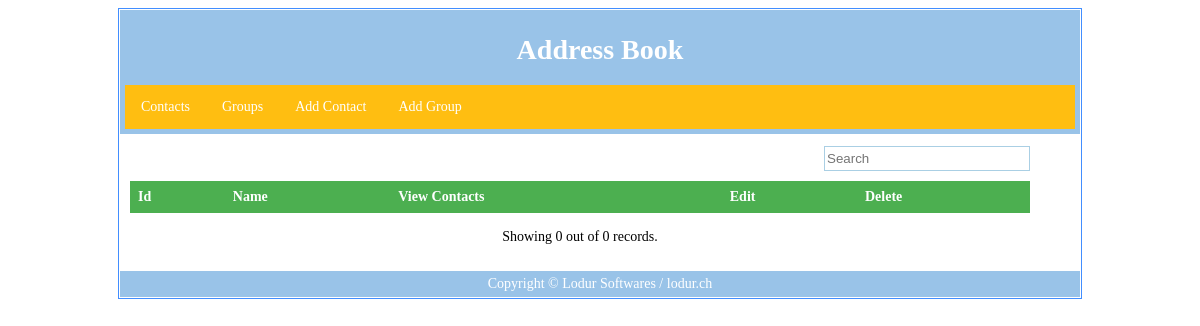
The app's page /index.php?control=group, older data.
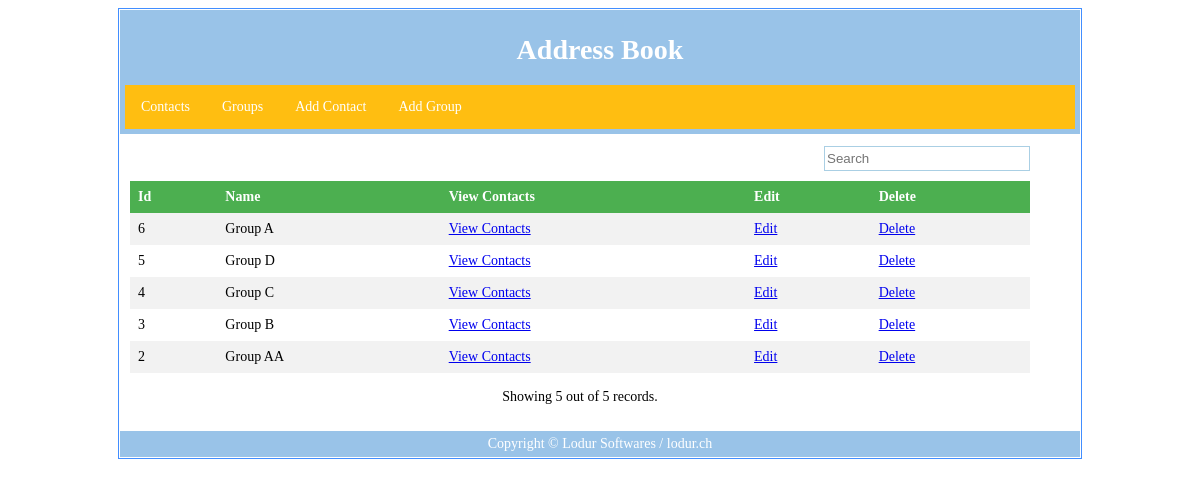
The same page, newer data.
### tables this page shows
CREATE TABLE `groups` (
  `id` int(10) UNSIGNED NOT NULL,
  `name` varchar(250) NOT NULL
);

### controller/group.php (called while the page is built, shortened)
<?php
include_once "modal/group.php";
$action = isset($_REQUEST['action']) ? $_REQUEST['action'] : '' ;
$display = [];
$group = new Group();
$groups = $group->getGroups();
switch ($action) {
    default:
        $display['table'] = 'tmpl/group/table.php';
}

### lib/pagination.php (called while the page is built, shortened)
<?php
    function getStart($limit) {
        $page = isset($_GET['page']) ? $_GET['page'] : 0;
        if ($page)
            return ($page - 1) * $limit;
        else
            return 0;
    }
?>

### lib/db.php (called while the page is built, shortened)
<?php
class DB {
    public function connect()
    {
        $this->config = &$config;
        $this->conn = mysqli_connect($this->config['host'], $this->config['username'], $this->config['password'], $this->config['database']);
    }
}

### modal/group.php (called while the page is built, shortened)
<?php
include_once "lib/db.php";
class Group extends DB{
    public function read_all($searchText = null, $start=0, $limit=10)
    {
        $sql = "SELECT * from groups ORDER BY id DESC LIMIT $start, $limit  ";
        $result = $this->conn->query($sql);
        $return = [];
        if ($result->num_rows > 0) {
            while($row = $result->fetch_assoc()) {
                $return[] = $row;
            }
        }
        return $return;
    }
    public function get_total_number($searchText = null)
    {
        $sql = 'SELECT count(id) as total FROM  groups';
        $result = $this->conn->query($sql);
        if ($result->num_rows > 0) {
            while($row = $result->fetch_assoc()) {
                return $row['total'];
            }
        }
        return 0;
    }
    function getGroups()
    {
        $sql = "SELECT * FROM groups ORDER BY name";
        $result = $this->conn->query($sql);
        $return = [];
        while ($row = $result->fetch_assoc()) {
            $return[] = $row;
        }
        return $return;
    }
}

### tmpl/group/table.php (the view, shortened to what this page needs)
<?php
    include_once 'lib/pagination.php';
    $limit          = 10;
    $start          = getStart($limit);
    $search         = isset($_GET['searchtxt']) ? $_GET['searchtxt'] : null;
    $data           = $group->read_all($search, $start, $limit);
    $total_records  = $group->get_total_number($search);
?>
<form action="" method="GET" name="search">
    <input name="searchtxt" id="searchtxt" type="text" placeholder="Search" value="<?php echo  isset($_GET['searchtxt']) ?  $_GET['searchtxt'] : ''; ?>" >
</form>
<table>
    <tr>
        <th>Id</th>
        <th>Name</th>
        <th>View Contacts</th>
        <th>Edit</th>
        <th>Delete</th>
    </tr>
    <?php
        foreach ($data as $value){
    ?>
            <tr>
                <td> <?php echo $value['id']; ?> </td>
                <td> <?php echo $value['name']; ?> </td>
                <td> <a href="index.php?parent=<?php echo $value['id']; ?>"> View Contacts </a>   </td>
                <td> <a href="index.php?control=group&action=update&edit_id=<?php echo $value['id']; ?>"> Edit </a>   </td>
                <td> <a href="index.php?control=group&action=delete&delete_id=<?php echo $value['id']; ?>" onclick="return confirmDelete()"> Delete </a>   </td>
            </tr>
    <?php
        }
    ?>
</table>
<div id="pagination" align="center">
    <?php
    echo '<br> Showing '. count($data).' out of '.$total_records. ' records. <br> <br>';
    ?>
</div>

### index.php (shortened to what this page needs)
<?php
$control = isset($_REQUEST['control']) ? $_REQUEST['control'] : 'contact';
if (!include('controller/'.$control.'.php')) {
    echo('<strong>Error:</strong> Controller Not Found');
    die();
}
?>
<!DOCTYPE html>
<html>
    <head>
        <link rel="stylesheet" href="static/css/fastselect.min.css">
        <link rel="stylesheet" href="static/css/style.css">
    </head>
    <body>
        <div id="container">
            <div id="header">
                <h1>Address Book</h1>
                <ul>
                    <li><a href="index.php">Contacts</a></li>
                    <li><a href="index.php?control=group">Groups</a></li>
                    <li><a href="index.php?action=add">Add Contact</a></li>
                    <li><a href="index.php?control=group&action=add">Add Group</a></li>
                </ul>
            </div>
            <div id="body">
                <?php
                    foreach ($display as $value) {
                        if (!include_once($value)) {
                            echo('<strong>Error:</strong> Failed to include tempalate');
                            die();
                        }
                    }
                ?>
            </div>
            <div id="footer">
                Copyright &copy; Lodur Softwares / lodur.ch
            </div>
        </div>
    </body>
</html>

Row changes from the older to the newer data that the page shows:
added groups: id "6", name "Group A"
added groups: id "5", name "Group D"
added groups: id "4", name "Group C"
added groups: id "3", name "Group B"
added groups: id "2", name "Group AA"
Text that changed along with them:
new list line: " Id Name View Contacts Edit Delete Showing 5 out of 5 records."
list line gone: " Id Name View Contacts Edit Delete Showing 0 out of 0 records."
